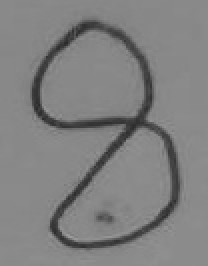
#> input picture com/num/discern/images/number2.jpg, 104 x 133 px (shown 2 times larger)
$ python -i image_utils.py   (imports and definitions only)   (older library calls are emulated)
#> lines starting #> are read from the running program, lines starting #| are printed output that depends on the picture; after the words box and inside, x2 and y2 are one past the last pixel; in counts of white or black regions, pixels touching at a corner belong together
# -*- coding: UTF-8 -*-
# -*- coding: UTF-8 -*-

'''
Author: Steve Wang
Time: 2017/12/8 10:00
Environment: Python 3.6.2 |Anaconda 4.3.30 custom (64-bit) Opencv 3.3
'''

import cv2
import numpy as np


def get_image(path):
    # 获取图片
    img = cv2.imread(path)
    gray = cv2.cvtColor(img, cv2.COLOR_BGR2GRAY)

    return img, gray


def Gaussian_Blur(gray):
    # 高斯去噪
    blurred = cv2.GaussianBlur(gray, (9, 9), 0)

    return blurred


def Sobel_gradient(blurred):
    # 索比尔算子来计算x、y方向梯度
    gradX = cv2.Sobel(blurred, ddepth=cv2.CV_32F, dx=1, dy=0)
    gradY = cv2.Sobel(blurred, ddepth=cv2.CV_32F, dx=0, dy=1)

    gradient = cv2.subtract(gradX, gradY)
    gradient = cv2.convertScaleAbs(gradient)

    return gradX, gradY, gradient


def Thresh_and_blur(gradient):
    blurred = cv2.GaussianBlur(gradient, (9, 9), 0)
    (_, thresh) = cv2.threshold(blurred, 90, 255, cv2.THRESH_BINARY)

    return thresh


def image_morphology(thresh):
    # 建立一个椭圆核函数
    kernel = cv2.getStructuringElement(cv2.MORPH_RECT, (100, 100))
    # 执行图像形态学, 细节直接查文档，很简单
    closed = cv2.morphologyEx(thresh, cv2.MORPH_CLOSE, kernel)
    closed = cv2.erode(closed, None, iterations=4)
    closed = cv2.dilate(closed, None, iterations=4)

    return closed


def findcnts_and_box_point(closed):
    # 这里opencv3返回的是三个参数
    (_, cnts, _) = cv2.findContours(closed.copy(),
                                    cv2.RETR_LIST,
                                    cv2.CHAIN_APPROX_SIMPLE)
    c = sorted(cnts, key=cv2.contourArea, reverse=True)[0]
    # compute the rotated bounding box of the largest contour
    rect = cv2.minAreaRect(c)
    box = np.int0(cv2.boxPoints(rect))

    return box


def drawcnts_and_cut(original_img, box):
    # 因为这个函数有极强的破坏性，所有需要在img.copy()上画
    # draw a bounding box arounded the detected barcode and display the image
    draw_img = cv2.drawContours(original_img.copy(), [box], -1, (0, 0, 255), 3)

    Xs = [i[0] for i in box]
    Ys = [i[1] for i in box]
    x1 = min(Xs)
    x2 = max(Xs)
    y1 = min(Ys)
    y2 = max(Ys)
    hight = y2 - y1
    width = x2 - x1
    crop_img = original_img[y1 - 10:y1 + hight + 10, x1 - 10:x1 + width + 10]

    return draw_img, crop_img


def walk(img_path, save_path):
    original_img, gray = get_image(img_path)
#> in get_image, img is the input picture: shape (133, 104, 3); min 42, max 157, mean 128.3
    blurred = Gaussian_Blur(gray)
    gradX, gradY, gradient = Sobel_gradient(blurred)
#> in Sobel_gradient, `gradX = cv2.Sobel(blurred, ddepth=cv2.CV_32F, dx=1, dy=0)`:
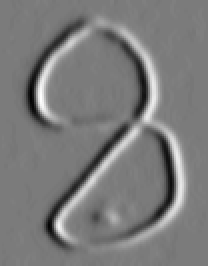
#> gradX: shape (133, 104) float32 (shown 2 times larger); min -126, max 134, mean 0.1; drawn with min black and max white
#> in Sobel_gradient, `gradY = cv2.Sobel(blurred, ddepth=cv2.CV_32F, dx=0, dy=1)`:
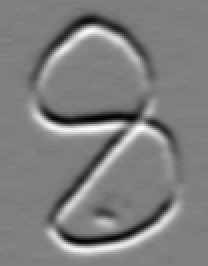
#> gradY: shape (133, 104) float32 (shown 2 times larger); min -119, max 119, mean 0.2; drawn with min black and max white
#> in Sobel_gradient, `gradient = cv2.convertScaleAbs(gradient)`:
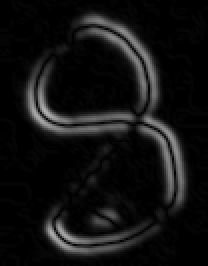
#> gradient: shape (133, 104) (shown 2 times larger); min 0, max 178, mean 17.8
    thresh = Thresh_and_blur(gradient)
#> in Thresh_and_blur, `blurred = cv2.GaussianBlur(gradient, (9, 9), 0)`:
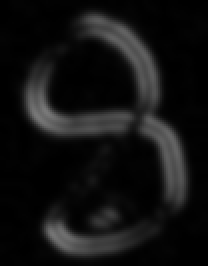
#> blurred: shape (133, 104) (shown 2 times larger); min 0, max 121, mean 17.8
#> in Thresh_and_blur, `(_, thresh) = cv2.threshold(blurred, 90, 255, cv2.THRESH_BINARY)`:
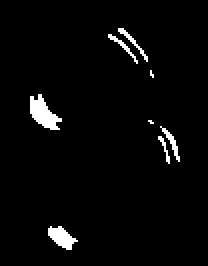
#> thresh: shape (133, 104) (shown 2 times larger); 3% white; 8 white regions (2 under 20 px), largest, box (x1, y1, x2, y2) and area: (15, 47, 31, 65) 153, (24, 113, 39, 125) 100, (80, 63, 90, 81) 44, (59, 14, 74, 31) 42, (54, 17, 69, 32) 38, (79, 68, 85, 82) 24
    closed = image_morphology(thresh)
#> in image_morphology, `closed = cv2.morphologyEx(thresh, cv2.MORPH_CLOSE, kernel)`: closed: shape (133, 104); 76.9% white; 1 black region, box (x1, y1, x2, y2) and area: (40, 83, 104, 133) 3200
#> in image_morphology, `closed = cv2.erode(closed, None, iterations=4)`:
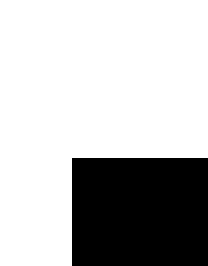
#> closed: shape (133, 104) (shown 2 times larger); 73.5% white; 1 black region, box (x1, y1, x2, y2) and area: (36, 79, 104, 133) 3672
    box = findcnts_and_box_point(closed)
#> in findcnts_and_box_point, `(_, cnts, _) = cv2.findContours(closed.copy(), cv2.RETR_LIST, cv2.CHAI..`: cnts = 1 item
#> in findcnts_and_box_point, `c = sorted(cnts, key=cv2.contourArea, reverse=True)[0]`: c = [[0, 0], [0, 132], [39, 132], [39, 83], [40, 82], [103, 82], [103, 0]]
#> in findcnts_and_box_point, `rect = cv2.minAreaRect(c)`: rect = ((51.5, 66), (132, 103), -90)
#> in findcnts_and_box_point, `box = np.int0(cv2.boxPoints(rect))`: box = [[103, 131], [0, 131], [0, 0], [103, 0]]
#> box = [[103, 131], [0, 131], [0, 0], [103, 0]]
    draw_img, crop_img = drawcnts_and_cut(original_img, box)
#> in drawcnts_and_cut, `draw_img = cv2.drawContours(original_img.copy(), [box], -1, (0, 0, 255..`:
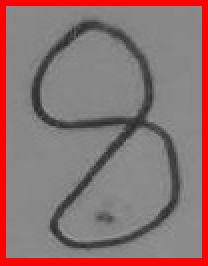
#> draw_img: shape (133, 104, 3) (shown 2 times larger); mean B, G, R 113.5, 113.5, 140.9
#> in drawcnts_and_cut, `Xs = [i[0] for i in box]`: Xs = [103, 0, 0, 103]
#> in drawcnts_and_cut, `Ys = [i[1] for i in box]`: Ys = [131, 131, 0, 0]
#> in drawcnts_and_cut, `x1 = min(Xs)`: x1 = 0
#> in drawcnts_and_cut, `x2 = max(Xs)`: x2 = 103
#> in drawcnts_and_cut, `y1 = min(Ys)`: y1 = 0
#> in drawcnts_and_cut, `y2 = max(Ys)`: y2 = 131
#> in drawcnts_and_cut, `width = x2 - x1`: width = 103

    cv2.imwrite(save_path, crop_img)

# walk()

>>> result = walk('images/number2.jpg', 'out.png')
